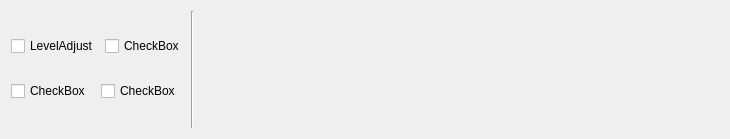
<?xml version="1.0" encoding="UTF-8"?>
<ui version="4.0">
 <class>ToolPageClass</class>
 <widget class="QWidget" name="ToolPageClass">
  <property name="geometry">
   <rect>
    <x>0</x>
    <y>0</y>
    <width>730</width>
    <height>139</height>
   </rect>
  </property>
  <property name="windowTitle">
   <string>ToolPage</string>
  </property>
  <layout class="QHBoxLayout" name="horizontalLayout">
   <property name="spacing">
    <number>6</number>
   </property>
   <item>
    <layout class="QVBoxLayout" name="verticalLayout">
     <property name="spacing">
      <number>0</number>
     </property>
     <item>
      <layout class="QHBoxLayout" name="horizontalLayout_2">
       <property name="spacing">
        <number>6</number>
       </property>
       <item>
        <widget class="QCheckBox" name="LevelAdjust">
         <property name="text">
          <string>LevelAdjust</string>
         </property>
        </widget>
       </item>
       <item>
        <widget class="QCheckBox" name="checkBox">
         <property name="text">
          <string>CheckBox</string>
         </property>
        </widget>
       </item>
      </layout>
     </item>
     <item>
      <layout class="QHBoxLayout" name="horizontalLayout_3">
       <item>
        <widget class="QCheckBox" name="checkBox_4">
         <property name="text">
          <string>CheckBox</string>
         </property>
        </widget>
       </item>
       <item>
        <widget class="QCheckBox" name="checkBox_3">
         <property name="text">
          <string>CheckBox</string>
         </property>
        </widget>
       </item>
      </layout>
     </item>
    </layout>
   </item>
   <item>
    <widget class="Line" name="line">
     <property name="orientation">
      <enum>Qt::Vertical</enum>
     </property>
    </widget>
   </item>
   <item>
    <spacer name="horizontalSpacer">
     <property name="orientation">
      <enum>Qt::Horizontal</enum>
     </property>
     <property name="sizeHint" stdset="0">
      <size>
       <width>40</width>
       <height>20</height>
      </size>
     </property>
    </spacer>
   </item>
  </layout>
 </widget>
 <layoutdefault spacing="6" margin="11"/>
 <resources/>
 <connections/>
</ui>
